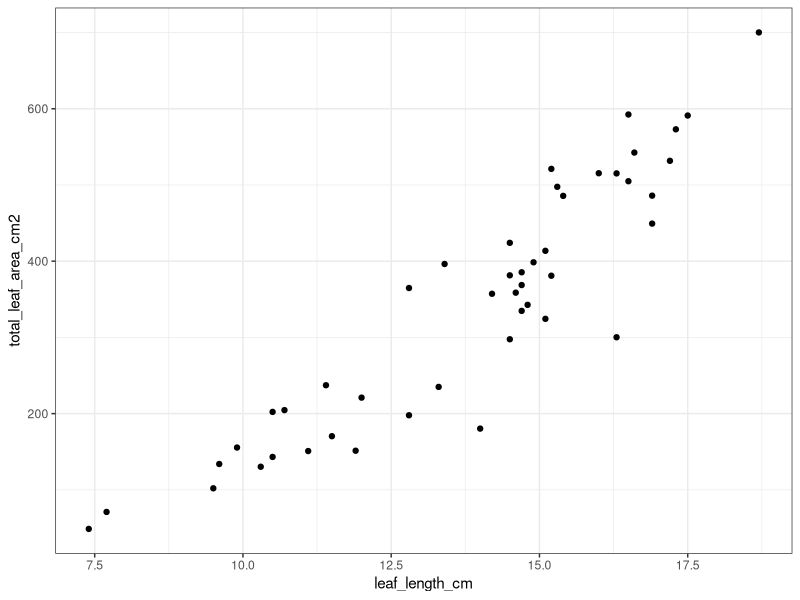
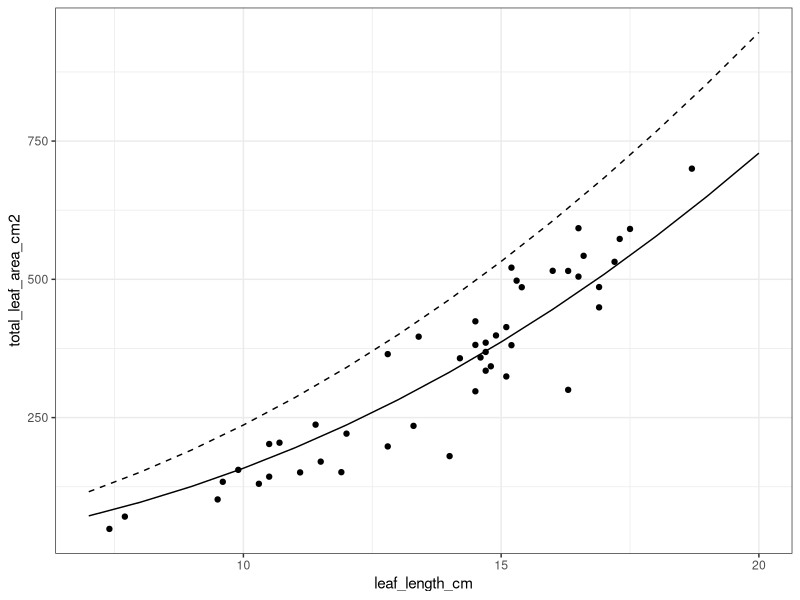
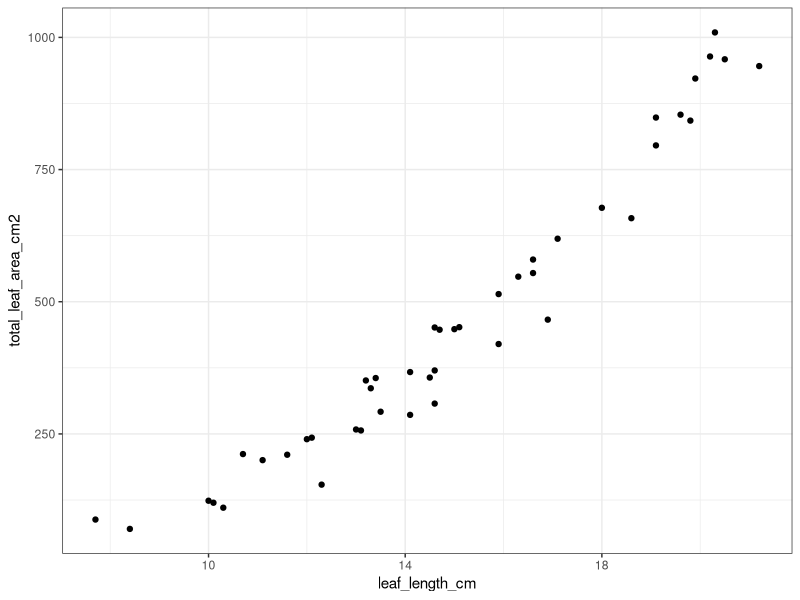
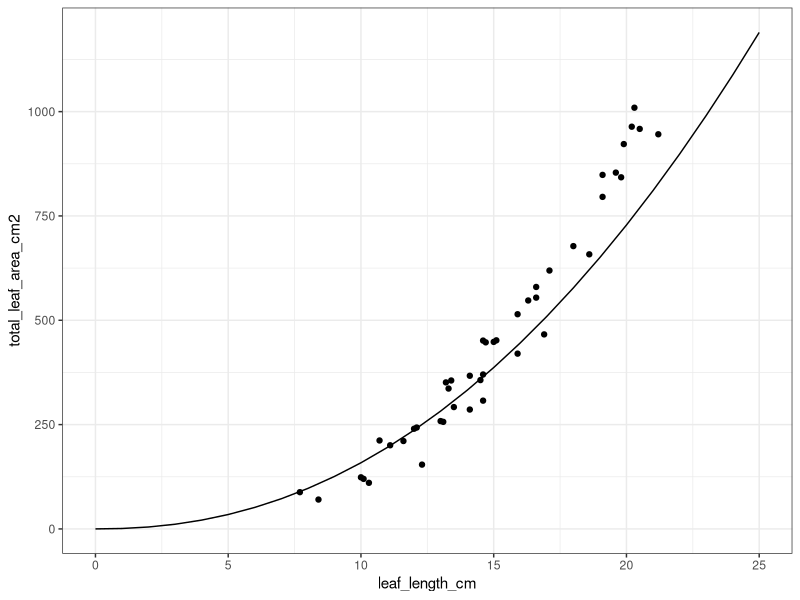
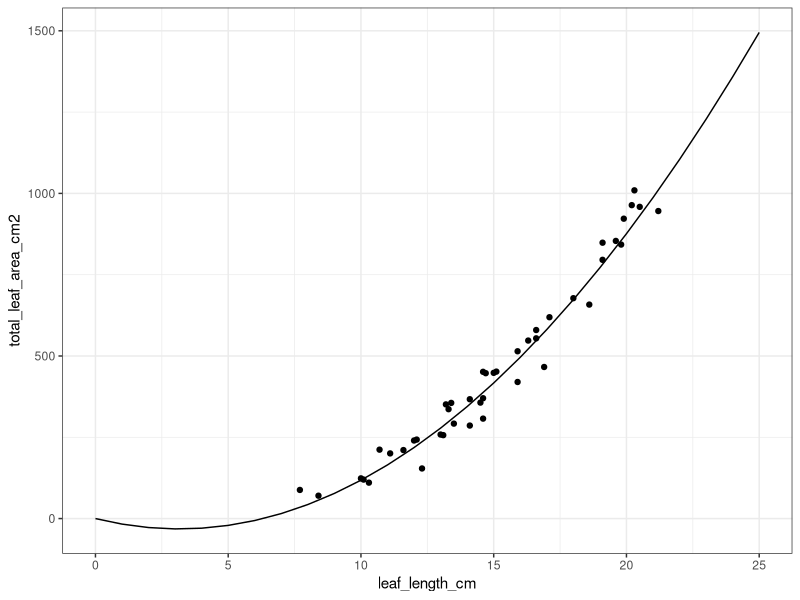
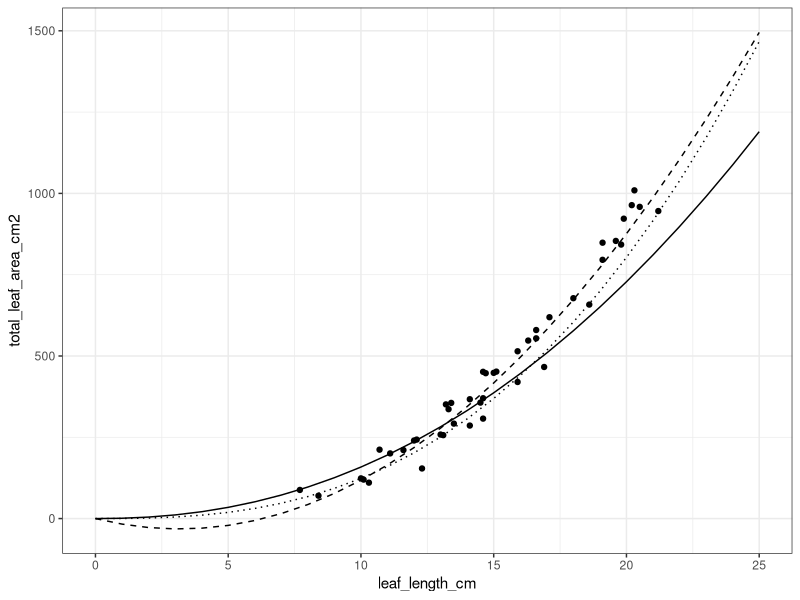
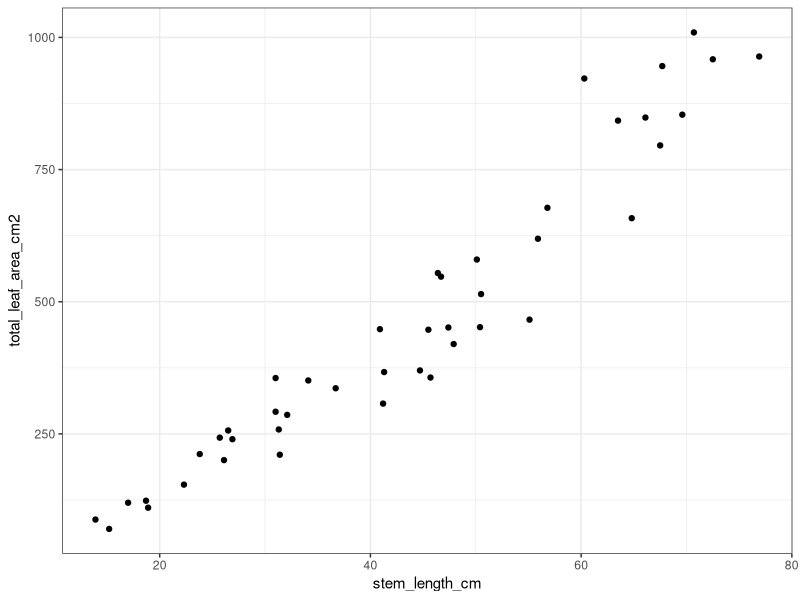
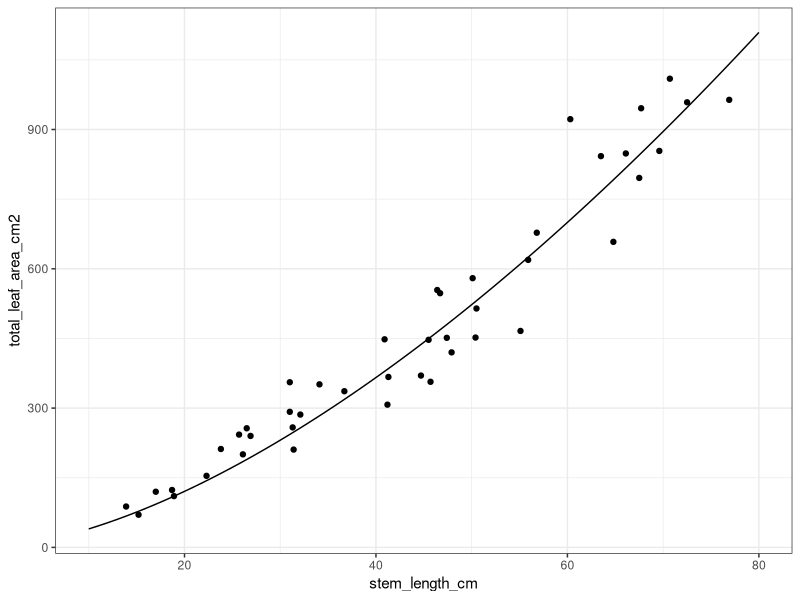

Generate these figures, in order, with R:
## Trillium Trail Integrative Bio
## Leaf allometry equations
## Code written and annotated by JM 11-2024

# Set working directory
setwd("~/")

# Read in data of plant size and leaf area measurements for Trillium spp. and
#  Maianthemum racemosum.
allo_dat <- read.csv("../data/TT24_nonfocal_data_with_fluorescence.csv")

# I'm gonna plot some stuff using ggplot.
require(ggplot2)

## =============================================================================
## (1) Total leaf area of stem from longest leaf length for Trillium spp.
## =============================================================================

# A previous estimate of Trillium total leaf area (developed by Robert M) was 
#  total_leaf_area = leaf_length * leaf_length * (1 + cos(pi/3) + sin(pi/3)),
#  which estimates the area of 3 equilateral triangles where leaf_length is the 
#  height of each triangle.

# Start by visualizing relationship between longest leaf length and total leaf area.
tri_plot <- ggplot() +
  geom_point(data = subset(allo_dat, spp == "tri"),
             aes(x = leaf_length_cm, y = total_leaf_area_cm2)) +
  theme_bw()

tri_plot # Probably looking at a log-log relationship here

# Fit log-linear model with intercept set to zero.
tri_allo <- lm(log(total_leaf_area_cm2) ~ log(leaf_length_cm) - 1,
               data = subset(allo_dat, spp == "tri"))
summary(tri_allo)

# From this model, we can use total_leaf_area = exp(log(leaf_length)*2.2).

# Plot this to the data to visually check fit, and add in the previous allometric
#  equation (based on leaves as equilateral triangles) for comparison
tri_plot + 
  #log-linear with intercept set to zero (solid line)
  geom_line(aes(x = seq(7,20), y = exp(2.2*log(seq(7,20))))) + 
  #previous allometric equation based on area of 3 equilateral triangles (dashed line)
  geom_line(aes(x = seq(7,20), y = seq(7,20)*seq(7,20)*(1 + cos(pi/3) + sin(pi/3))),
            linetype = "dashed")

# The assumption of leaves as 3 equilateral triangles overestimates leaf area,
#  a bit more so for larger leaves, but the shape of the relationship is decent.


## =============================================================================
## (2) Total leaf area of stem from EITHER (a) longest leaf length OR (b) stem
##     height in Maianthemum.
## =============================================================================

# (a) Estimating from longest leaf length. -----
# A previous estimate of total leaf area of a Maianthemum stem from longest leaf 
#  length is total_leaf_area = exp(2.4*log(leaf_length)), where leaf areas were
#  estimated as rectangles from leaf length and width.

# Start by visualizing the relationship between longest leaf length and total 
#  leaf area.
mai_plot1 <- ggplot() +
  geom_point(data = subset(allo_dat, spp == "mai"),
             aes(x = leaf_length_cm, y = total_leaf_area_cm2)) +
  theme_bw()

mai_plot1 # Looking like a log-log (or possibly quadratic?) relationship

# Fit log linear model with intercept set to zero.
mai_allo1 <- lm(log(total_leaf_area_cm2) ~ log(leaf_length_cm) - 1,
                data = subset(allo_dat, spp == "mai"))
summary(mai_allo1)

# This model suggests that total_leaf_area = exp(log(leaf_length)*2.2). (Same
#  as with Trillium -- interesting.)

# Plot this to the data to visually check fit.
mai_plot1 +
  geom_line(aes(x = seq(0,25), y = exp(log(seq(0,25))*2.2))) 

# This underestimates total leaf area for larger leaves.

# Try quadratic instead?
mai_allo2 <- lm(total_leaf_area_cm2 ~ leaf_length_cm + I(leaf_length_cm^2) - 1,
                data = subset(allo_dat, spp == "mai"))
summary(mai_allo2)

# This model suggests total_leaf_area = -20.2*leaf_length + 3.2*leaf_length^2. 
#  Because of the negative linear coefficient, the predictions go negative in 
#  the range of approx. 0-7.5 (which is not ideal):
mai_plot1 +
  geom_line(aes(x = seq(0,25), y = -20.2*seq(0,25) + 3.2*seq(0,25)^2))

# Trying a log-linear model again, but without fixing the intercept to zero,
#  which will mean that there can be a non-zero total leaf area when longest leaf
#  length = 0, but it will be negligibly small, and positive (in terms of biological
#  reality, this seems preferable to a rather large range where leaf area is
#  predicted to be negative)
mai_allo3 <- lm(log(total_leaf_area_cm2) ~ log(leaf_length_cm),
                data = subset(allo_dat, spp == "mai"))
summary(mai_allo3)

# This model suggests that total_leaf_area = exp(log(leaf_length)*2.7 - 1.4)

# Plot predictions from all three models, with data, for comparison:
mai_plot1 +
  #log-linear with intercept set to zero (solid line)
  geom_line(aes(x = seq(0,25), y = exp(log(seq(0,25))*2.2))) +
  #quadratic with intercept set to zero (dashed line)
  geom_line(aes(x = seq(0,25), y = -20.2*seq(0,25) + 3.2*seq(0,25)^2),
            linetype = "dashed") +
  #log-linear with non-zero intercept (dotted line)
  geom_line(aes(x = seq(0,25), y = exp(log(seq(0,25))*2.7 - 1.4)),
            linetype = "dotted")
  

# (b) Estimating from stem height. -----
# A previous estimate of total leaf area (developed by Robert M) of a Maianthemum 
#  stem from stem height is total_leaf_area = 1.456*leaf_length + 0.149*leaf_length^2.

# Start by visualizing the relationship between stem height and total leaf area.
mai_plot2 <- ggplot() +
  geom_point(data = subset(allo_dat, spp == "mai"),
             aes(x = stem_length_cm, y = total_leaf_area_cm2)) +
  theme_bw()
mai_plot2

# First fitting log-linear model with intercept set to zero.
mai_allo1 <- lm(log(total_leaf_area_cm2) ~ log(stem_length_cm) - 1,
                data = subset(allo_dat, spp == "mai"))
summary(mai_allo1)

# This model suggests that total_leaf_area = exp(log(stem_height)*1.6)

# Plot this to the data to visually check fit:
mai_plot2 +
  geom_line(aes(x = seq(10,80), y = exp(log(seq(10,80))*1.6)))

# Looks pretty good.

# Fit quadratic model as well, to align with the previous allometric formula.
mai_allo2 <- lm(total_leaf_area_cm2 ~ stem_length_cm + I(stem_length_cm^2) - 1,
                data = subset(allo_dat, spp == "mai"))
summary(mai_allo2)

# This model suggests that total_leaf_area = 5.0*stem_height + 0.11*stem_height^2.

# Plot predictions from the above two models and from the previous allometric 
#  formula, with the data, for comparison.
mai_plot2 +
  #log-linear with intercept set to zero (solid line)
  geom_line(aes(x = seq(10,80), y = exp(log(seq(10,80))*1.6))) +
  #quadratic with intercept set to zero (dashed line)
  geom_line(aes(x = seq(10,80), y = seq(10,80)*5 + 0.11*seq(10,80)^2),
              linetype = "dashed") +
  #previous allometric equation, assuming quadratic relationship (dotted line)
  geom_line(aes(x = seq(10,80), y = seq(10,80)*1.456 + 0.149*seq(10,80)^2),
            linetype = "dotted")

# The fitted log-linear and quadratic equations perform similarly.

